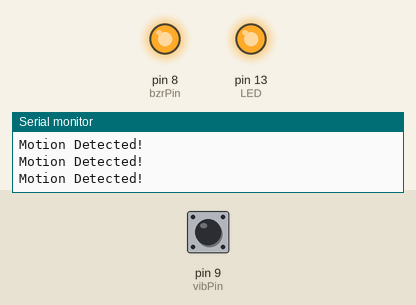
This sketch was run on a simulated Arduino Uno, built with avr-gcc and run on an emulated ATmega328P. Parts: output pins drawn as LEDs (lit = HIGH), the last lines printed to the serial monitor. Dashed ring = blinking. Inputs (shaded band) come from the test bench; at power-on: pin 9 (vibPin) HIGH.

Above: at 1.2 s.
1.3 s: pin 9 (vibPin) driven LOW
At 2.5 s:
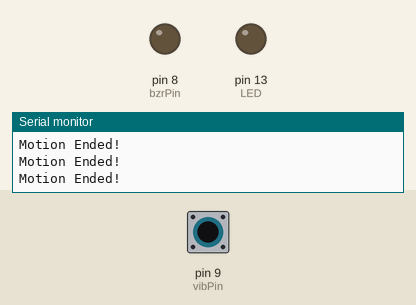
2.8 s: pin 9 (vibPin) driven HIGH
At 3.9 s:
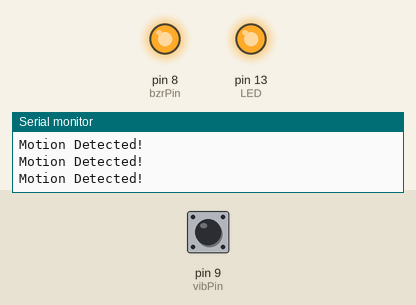
5.8 s: pin 9 (vibPin) pulsed LOW 5 times (0.12 s each, 0.3 s apart)
At 6.32 s:
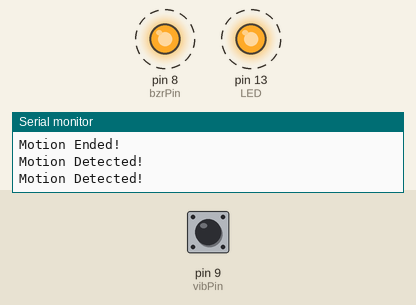
10.3 s: pin 9 (vibPin) pulsed LOW 2 times (0.12 s each, 0.3 s apart)
At 11.8 s:
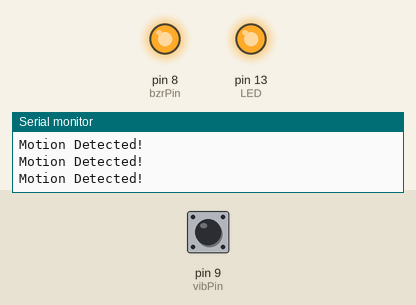
Timing chart, 0 to 13.3 s (numbered marks = the images above; inputs shaded):
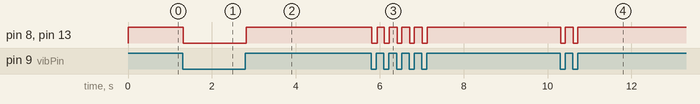

The sketch:

Vibration.c.ino
```cpp
int bzrPin = 8;
int vibPin = 9;
int LED = 13;

void setup() {
  Serial.begin(9600);
  pinMode(bzrPin, OUTPUT);
  pinMode(LED, OUTPUT);
  pinMode(vibPin, INPUT);
}

void loop() {
  int sensorStatus = digitalRead(vibPin);
  if (sensorStatus == 0)
  {
    digitalWrite(LED, LOW);
    digitalWrite(bzrPin, LOW);
    Serial.println("Motion Ended!");
  }
  else
  {
    digitalWrite(LED, HIGH);
    digitalWrite(bzrPin, HIGH);
    Serial.println("Motion Detected!");
  }
}
```

Measured:
- after the input at 1.3 s, pin 8 (bzrPin), pin 13 (LED): HIGH → LOW at once
- after the input at 2.8 s, pin 8 (bzrPin), pin 13 (LED): LOW → HIGH at once
- after the input at 5.8 s, pin 8 (bzrPin), pin 13 (LED): alternates HIGH for 0.19 s and LOW for 0.12 s, 10 changes in all, then stays HIGH, starting at once
- after the input at 10.3 s, pin 8 (bzrPin), pin 13 (LED): alternates HIGH for 0.19 s and LOW for 0.11 s, 4 changes in all, then stays HIGH, starting at once
